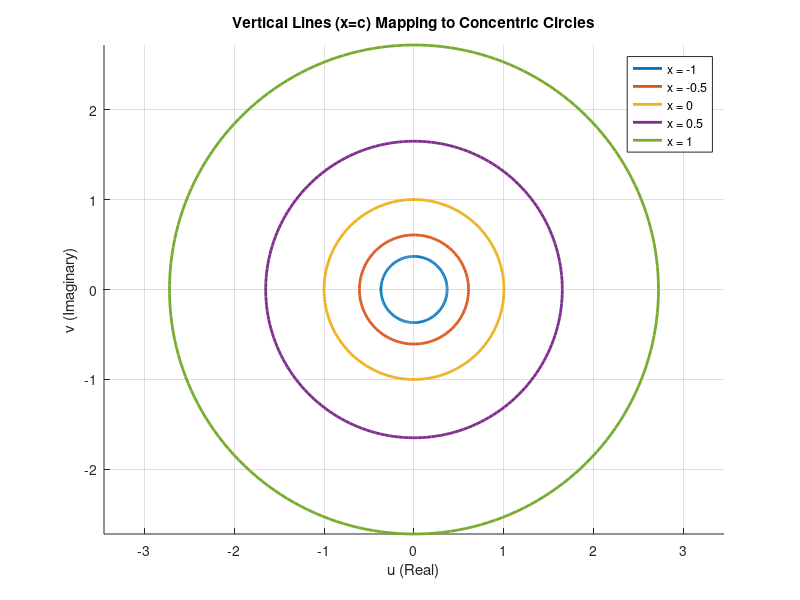

MATLAB code for this plot:
% --- Mapping Vertical Lines to Circles ---
y = linspace(0, 2*pi, 200); % y varies to complete the circle. values on y-axis start from the value of 0 and go till 2*pi (full circle) in 200 steps
x_values = [-1, -0.5, 0, 0.5, 1]; % Constant x values (radii will be e^x). the 5 vertical lines that are being mapped are listed in this array.

figure; hold on;
for x = x_values
    z = x + 1i*y;           % Define the vertical line in z
    w = exp(z);             % Apply the mapping w = e^z
    plot(real(w), imag(w), 'LineWidth', 2);
end

axis equal;
grid on;
title('Vertical Lines (x=c) Mapping to Concentric Circles');
xlabel('u (Real)');
ylabel('v (Imaginary)');
legend('x = -1', 'x = -0.5', 'x = 0', 'x = 0.5', 'x = 1');

% Export for LaTeX
exportgraphics(gcf, 'SpecimenA_RealMapping.pdf', 'ContentType', 'vector')
